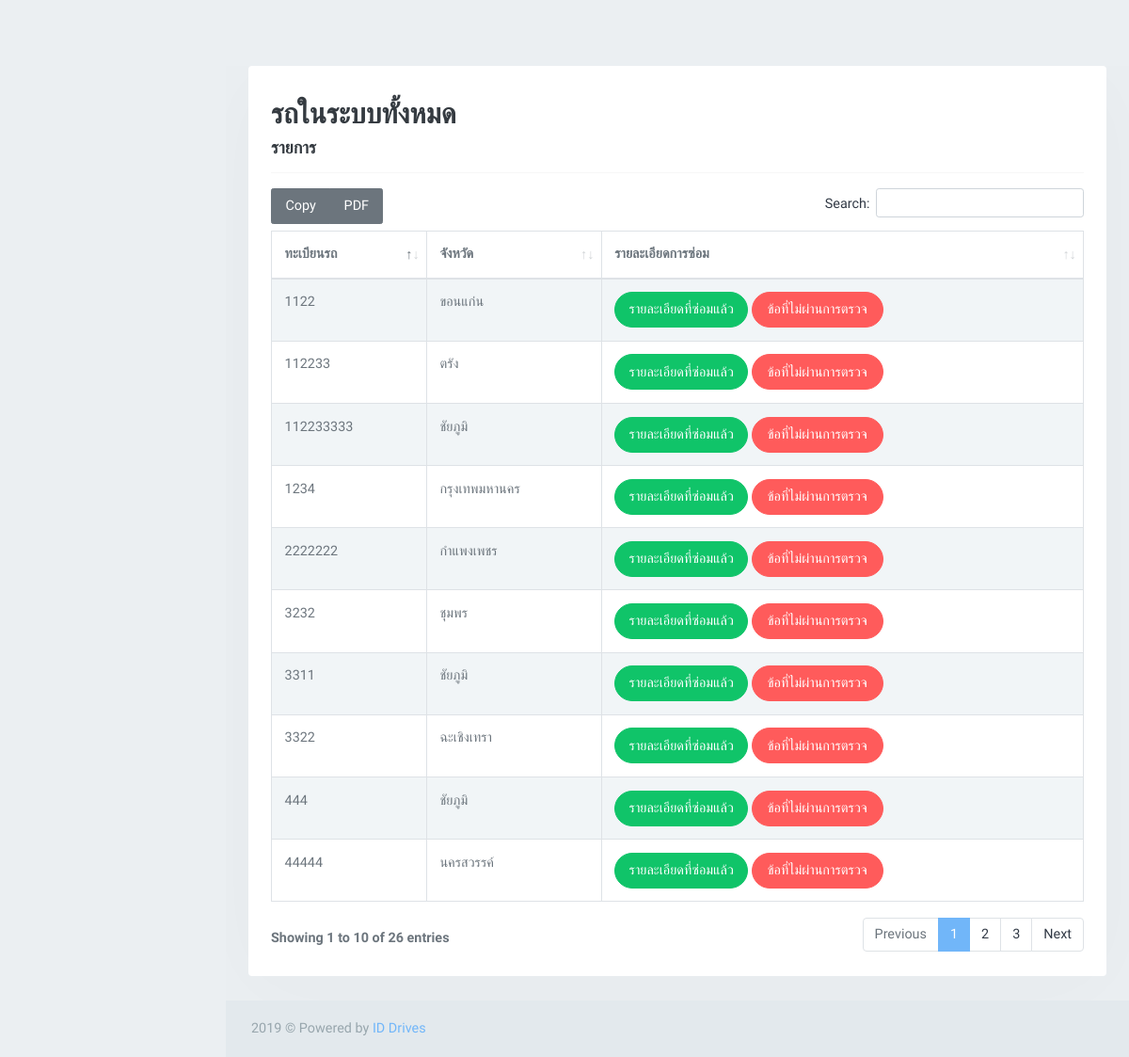
Screenshot of /maintenance_all_car.php with the database file from the repository.
### tables this page shows
CREATE TABLE `report` (
  `report_id` int(3) NOT NULL,
  `license_car` varchar(50) NOT NULL,
  `report_topic` varchar(100) NOT NULL,
  `report_detail` varchar(255) NOT NULL,
  `image` varchar(100) NOT NULL,
  `report_status` varchar(20) NOT NULL,
  `report_date_add` datetime NOT NULL
);

CREATE TABLE `car_data` (
  `rec` int(11) NOT NULL,
  `car_id` varchar(30) NOT NULL,
  `car_name_cf` varchar(100) NOT NULL,
  `car_form` varchar(50) NOT NULL,
  `car_plate` varchar(50) NOT NULL,
  `car_province` varchar(100) NOT NULL,
  `car_licenseplatetail` varchar(100) NOT NULL,
  `car_insurance_company` varchar(100) NOT NULL,
  `dateRegis` varchar(50) NOT NULL,
  `dateExTax` varchar(50) NOT NULL,
  `dateExIns` varchar(50) NOT NULL,
  `company_id` varchar(20) NOT NULL,
  `user_update` varchar(30) NOT NULL,
  `car_status` int(5) NOT NULL DEFAULT '0',
  `date_add` datetime NOT NULL,
  `date_update` datetime NOT NULL
);

### maintenance_all_car.php (the view, shortened to what this page needs)
<!DOCTYPE html>
<html lang="th">
<head>
    <link href="assets/libs/datatables/dataTables.bootstrap4.css" rel="stylesheet" type="text/css" />
    <link href="assets/libs/datatables/responsive.bootstrap4.css" rel="stylesheet" type="text/css" />
    <link href="assets/libs/datatables/buttons.bootstrap4.css" rel="stylesheet" type="text/css" />
    <link href="assets/libs/datatables/select.bootstrap4.css" rel="stylesheet" type="text/css" />
    <link href="assets/css/bootstrap.min.css" rel="stylesheet" type="text/css" />
    <link href="assets/css/icons.min.css" rel="stylesheet" type="text/css" />
    <link href="assets/css/app.min.css" rel="stylesheet" type="text/css" />
</head>
<?php
    include("maintenance_lift_sidebar.php");
?>
<body>
    <div id="wrapper">
        <div class="content-page">
            <div class="content">
                <div class="container-fluid">
                    <div class="row">
                        <div class="col-xl-12 col-md-12">
                            <div class="card-box">
                                <h2 class="">รถในระบบทั้งหมด</h2>
                                <h4>รายการ</h4>
                                <hr />
                                <table id="datatable-buttons" class="table table-striped table-bordered dt-responsive nowrap">
                                    <thead>
                                        <tr>
                                            <th>ทะเบียนรถ</th>
                                            <th>จังหวัด</th>
                                            <th>รายละเอียดการซ่อม</th>
                                        </tr>
                                    </thead>
                                    <tbody>
                                    <?php
                                    $oldValue = array();
                                           $sql = "SELECT * from report AS A
                                           JOIN car_data AS B ON A.license_car=B.car_plate
                                           WHERE A.report_status='ผ่าน'";
                                           $query = mysqli_query($con, $sql) or die("Database selection failed: " . mysqli_error($con));
                                           while ($result = mysqli_fetch_array($query)) {
                                            $newValue = array("name"=>$result['license_car'],"status"=>$result['report_status'],"id"=>$result['report_id']);
                                            if($oldValue != ""){
                                               if($newValue['name'] != $oldValue['name']){
                                          ?>
                                            <tr>
                                                <td><?php echo  $result['car_plate'] ?></td>
                                                <td><?php echo  $result['car_province'] ?></td>
                                                <td>
                                                    <a href="maintenance_details.php?car_id=<?php echo $result['rec']; ?>&&id=<?php echo $result['report_id']; ?>&&carlin=<?php echo $result['car_plate']; ?>" class="btn btn-success btn-rounded width-lg waves-effect waves-light " ><span>รายละเอียดที่ซ่อมแล้ว </span></a>
                                                    <a href="maintenance_details2.php?car_id=<?php echo $result['rec']; ?>&&id=<?php echo $result['report_id']; ?>&&carlin=<?php echo $result['car_plate']; ?>" class="btn btn-danger btn-rounded width-lg waves-effect waves-light " ><span>ข้อที่ไม่ผ่านการตรวจ </span></a>
                                                </td>
                                            </tr>
                                        <?php
                                             }
                                            }
                                            $oldValue = $newValue;
                                        }
                                        ?>
                                    </tbody>
                                </table>
                            </div>
                        </div>
                    </div>
                </div>
            </div>
            <footer class="footer">
                <div class="container-fluid">
                    <div class="row">
                        <div class="col-md-6">
                            2019 &copy; Powered by <a href="#">ID Drives</a>
                        </div>
                    </div>
                </div>
            </footer>
        </div>
    </div>
</body>
</html>

### rows the page displays
report: car_data.car_plate "444", car_data.car_province "ชัยภูมิ"
report: car_data.car_plate "1234", car_data.car_province "กรุงเทพมหานคร"
report: car_data.car_plate "2222222", car_data.car_province "กำแพงเพชร"
report: car_data.car_plate "44444", car_data.car_province "นครสวรรค์"
report: car_data.car_plate "1122", car_data.car_province "ขอนแก่น"
report: car_data.car_plate "3232", car_data.car_province "ชุมพร"
report: car_data.car_plate "3322", car_data.car_province "ฉะเชิงเทรา"
report: car_data.car_plate "112233", car_data.car_province "ตรัง"
report: car_data.car_plate "112233333", car_data.car_province "ชัยภูมิ"
report: car_data.car_plate "3311", car_data.car_province "ชัยภูมิ"
